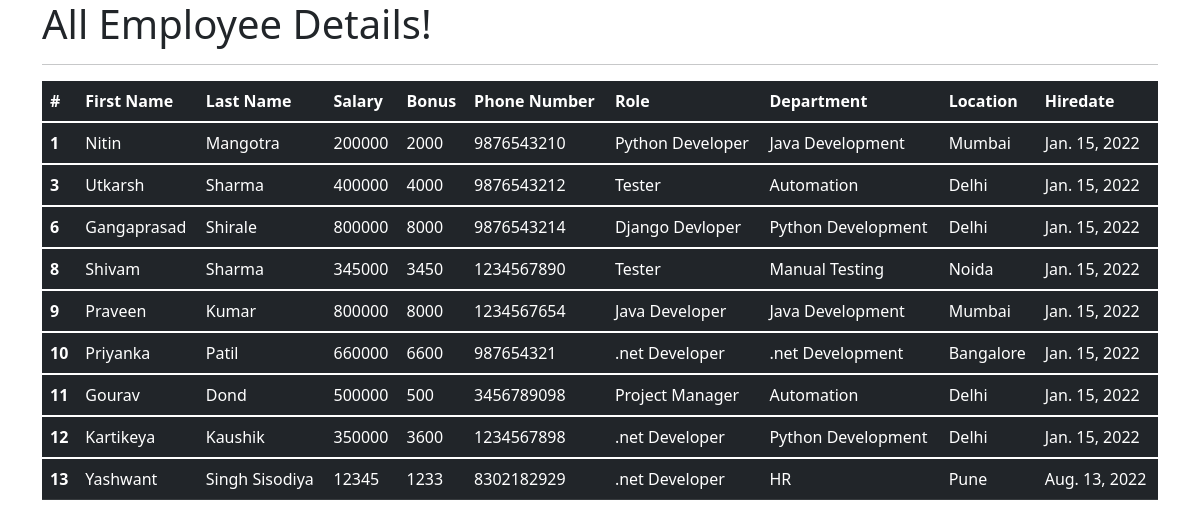
The page /all_emp on the database as committed earlier.
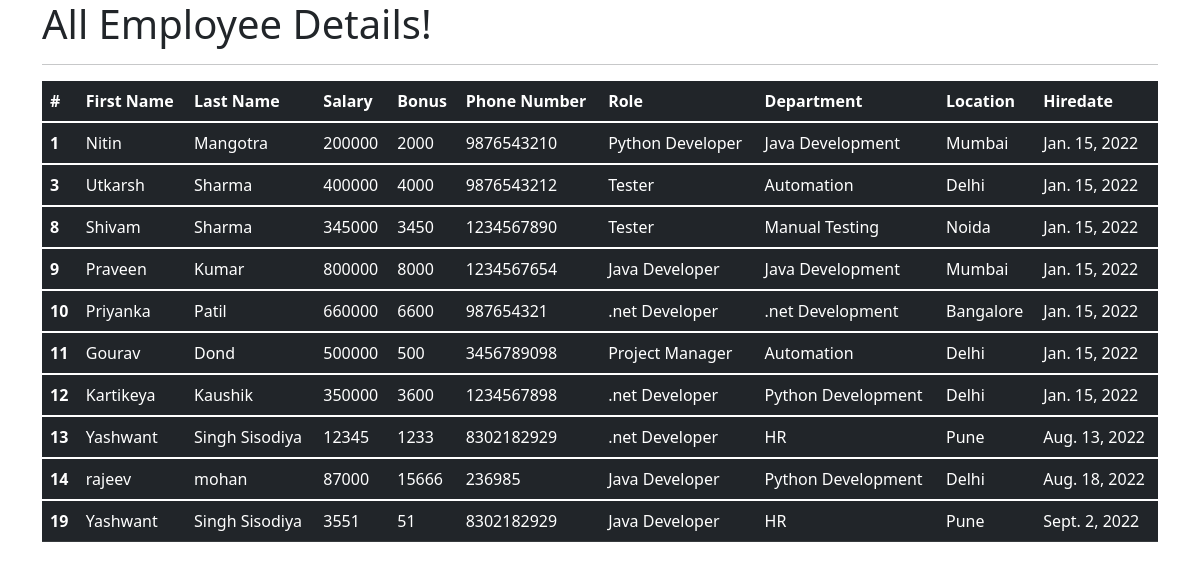
The same page on the database as committed later.
### emp_app/models.py (models this page shows, shortened)
class Employee(models.Model):
    first_name = models.CharField(max_length=100, null=False)
    last_name = models.CharField(max_length=100)
    dept = models.ForeignKey(Department, on_delete=models.CASCADE)
    salary = models.IntegerField(default=0)
    bonus = models.IntegerField(default=0)
    role = models.ForeignKey(Role, on_delete=models.CASCADE)
    phone = models.IntegerField(default=0)
    hire_date = models.DateField()
    def __str__(self):
        return "%s %s %s" %(self.first_name, self.last_name, self.phone)

class Role(models.Model):
    name = models.CharField(max_length=100, null=False)

class Department(models.Model):
    name = models.CharField(max_length=100,null=False)
    location = models.CharField(max_length=100)

### emp_app/views.py (the view)
# urls.py: path('all_emp', views.all_emp, name='all_emp'),
def all_emp(request):
    emps = Employee.objects.all()
    context = {
        'emps': emps
    }
    print(context)
    return render(request, 'view_all_emp.html', context)

### emp_app/templates/view_all_emp.html (shortened to what this page needs)
<!DOCTYPE html>
<html lang="en">
<head>
  <link href="https://cdn.jsdelivr.net/npm/bootstrap@5.1.3/dist/css/bootstrap.min.css" rel="stylesheet">
</head>
  <body>
  <div class="container">
          <h1>All Employee Details!</h1>
      <hr>
     <table class="table table-dark">
  <thead>
    <tr>
      <th scope="col">#</th>
      <th scope="col">First Name</th>
      <th scope="col">Last Name</th>
      <th scope="col">Salary</th>
      <th scope="col">Bonus</th>
      <th scope="col">Phone Number</th>
      <th scope="col">Role</th>
      <th scope="col">Department</th>
      <th scope="col">Location</th>
      <th scope="col">Hiredate</th>
    </tr>
  </thead>
         {% for emp in emps %}
  <tbody>
    <tr>
      <th scope="row">{{emp.id}}</th>
      <td>{{emp.first_name}}</td>
      <td>{{emp.last_name}}</td>
      <td>{{emp.salary}}</td>
      <td>{{emp.bonus}}</td>
      <td>{{emp.phone}}</td>
      <td>{{emp.role.name}}</td>
      <td>{{emp.dept.name}}</td>
      <td>{{emp.dept.location}}</td>
      <td>{{emp.hire_date}}</td>
    </tr>
  </tbody>
         {% endfor %}
</table>
  </div>
  </body>
</html>

Rows that differ between the two databases and show on the page:
removed Employee: id "6", first_name "Gangaprasad", last_name "Shirale", salary "800000", bonus "8000", phone "9876543214", role.name "Django Devloper", dept.name "Python Development", dept.location "Delhi", hire_date "Jan. 15, 2022"
added Employee: id "14", first_name "rajeev", last_name "mohan", salary "87000", bonus "15666", phone "236985", role.name "Java Developer", dept.name "Python Development", dept.location "Delhi", hire_date "Aug. 18, 2022"
added Employee: id "19", first_name "Yashwant", last_name "Singh Sisodiya", salary "3551", bonus "51", phone "8302182929", role.name "Java Developer", dept.name "HR", dept.location "Pune", hire_date "Sept. 2, 2022"
